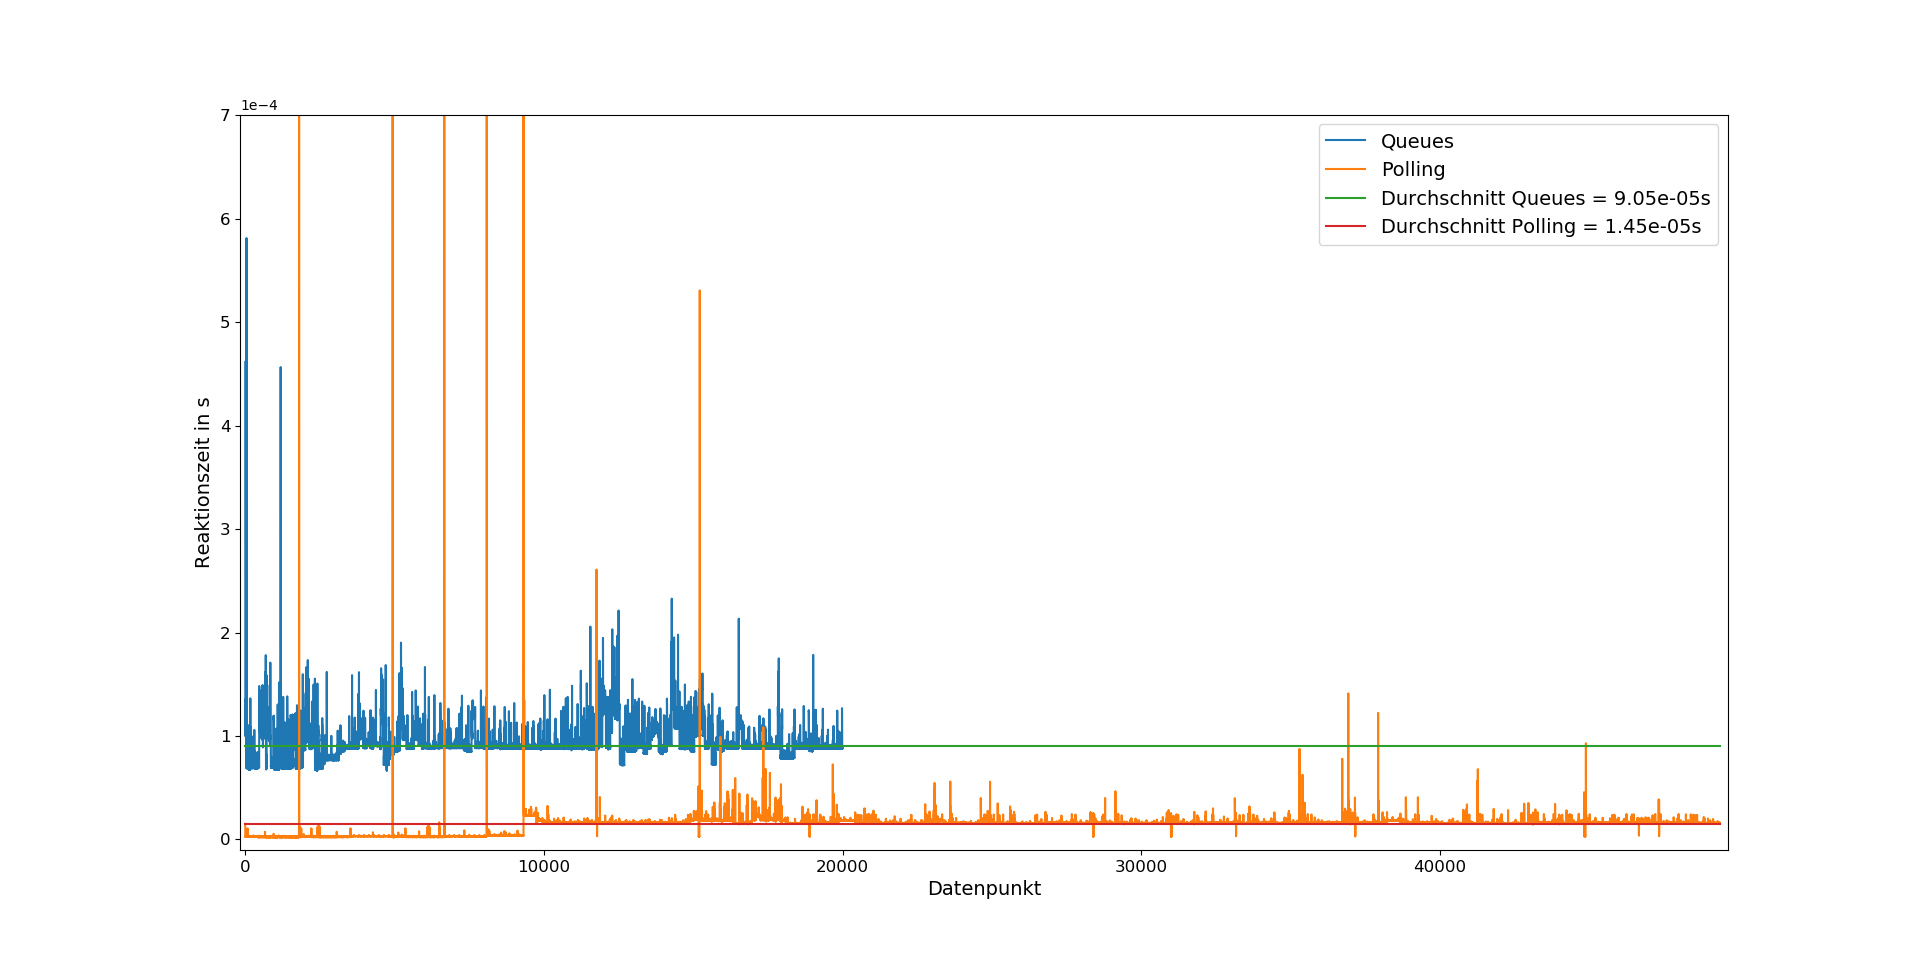

Python code for this plot:
import threading
import queue
from time import sleep, time
import matplotlib.pyplot as plt

class Queues(threading.Thread):
    def __init__(self):
        super().__init__()
        self.daemon = True
        self.in_queue = queue.Queue()
        self.out_queue = queue.Queue()
    def run(self):
        while True:
            job = self.in_queue.get()
            job += 1
            self.out_queue.put(job)
            self.in_queue.task_done()


class Locks(threading.Thread):
    def __init__(self):
        super().__init__()
        self.daemon = True
        self.lock_in = threading.Lock()
        self.lock_out = threading.Lock()
        self._val_in = 0
        self._val_out = 0
    def get_val_in(self):
        with self.lock_in:
            return self._val_in
    def set_val_in(self, val):
        with self.lock_in:
            self._val_in = val
    val_in = property(get_val_in, set_val_in)
    def get_val_out(self):
        with self.lock_out:
            return self._val_out
    def set_val_out(self, val):
        with self.lock_out:
            self._val_out = val
    val_out = property(get_val_out, set_val_out)
    def run(self):
        while True:
            self.val_out = self.val_in + 1
i = 0


i += 1
T1 = []
T2 = []

val = 1
list_manager = Queues()
list_manager.start()
while not val == 20000:
    t1 = time()
    list_manager.in_queue.put(val)
    val = list_manager.out_queue.get()
    t2 = time()
    T1.append(t2 - t1)
    
val = 1

locks = Locks()
locks.start()
while not val == 20000:
    t3 = time()
    locks.val_in = val
    val = locks.val_out
    t4 = time()
    T2.append(t4 - t3)

average_T1 = sum(T1)/len(T1)
average_T2 = sum(T2)/len(T2)
T1_x = [i for i in range(len(T1))]
T2_x = [i for i in range(len(T2))]
plt.plot(T1_x, T1, label=f"Queues")
plt.plot(T2_x, T2, label=f"Polling")
plt.plot((T2_x[0], T2_x[-1]), (average_T1, average_T1), label=f"Durchschnitt Queues = {average_T1:.2e}s")
plt.plot((T2_x[0], T2_x[-1]), (average_T2, average_T2), label=f"Durchschnitt Polling = {average_T2:.2e}s")

plt.ticklabel_format(style='sci', axis='y', scilimits=(0,0))
plt.tick_params(axis='both', which='major', labelsize=12)
plt.tick_params(axis='both', which='minor', labelsize=12)
plt.xlabel("Datenpunkt", fontsize=14)
plt.ylabel("Reaktionszeit in s", fontsize=14)
plt.legend(prop={'size': 14})
plt.show()
